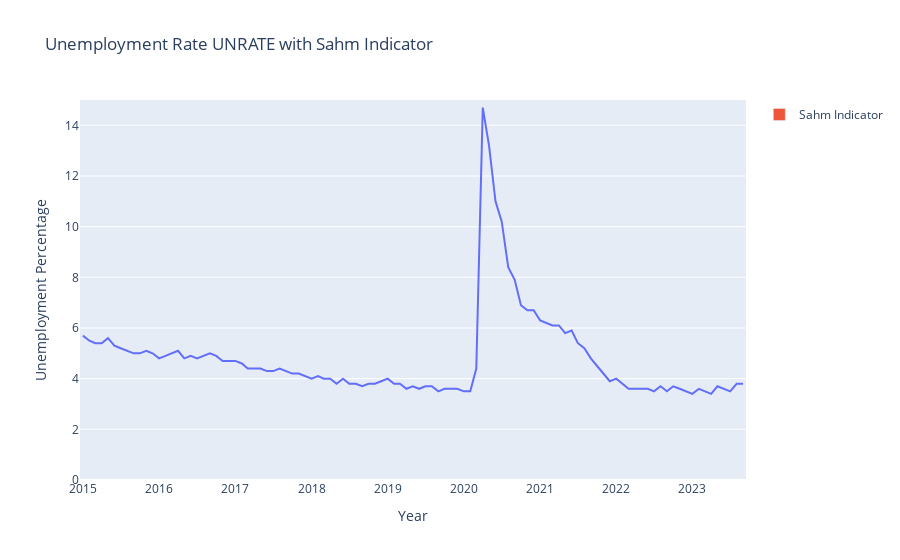

This figure's notebook cell:
### Code cell
import pandas as pd
import plotly.express as px

# Loading the data
data = pd.read_csv('UNRATE_FRED.csv')

# Filter data for years starting from 2015
data['DATE'] = pd.to_datetime(data['DATE'])  # Convert DATE column to datetime
data = data[data['DATE'].dt.year >= 2015]

# Calculate the three-month moving average
data['Moving_Average'] = data['UNRATE'].rolling(window=3).mean()

# Calculate the Sahm Indicator
data['Sahm_Indicator'] = (data['Moving_Average'] - data['Moving_Average'].shift(1)) >= 0.5

# Create a Plotly figure
fig = px.line(data, x='DATE', y='UNRATE', title='Unemployment Rate UNRATE with Sahm Indicator')

# Add the Sahm Indicator as a bar chart
fig.add_bar(x=data['DATE'], y=data['Sahm_Indicator'], name='Sahm Indicator')

# Set the y-axis range
fig.update_layout(yaxis_range=[0.00, 15.00])

# Add labels and title
fig.update_layout(xaxis_title='Year', yaxis_title='Unemployment Percentage')

fig.show()
